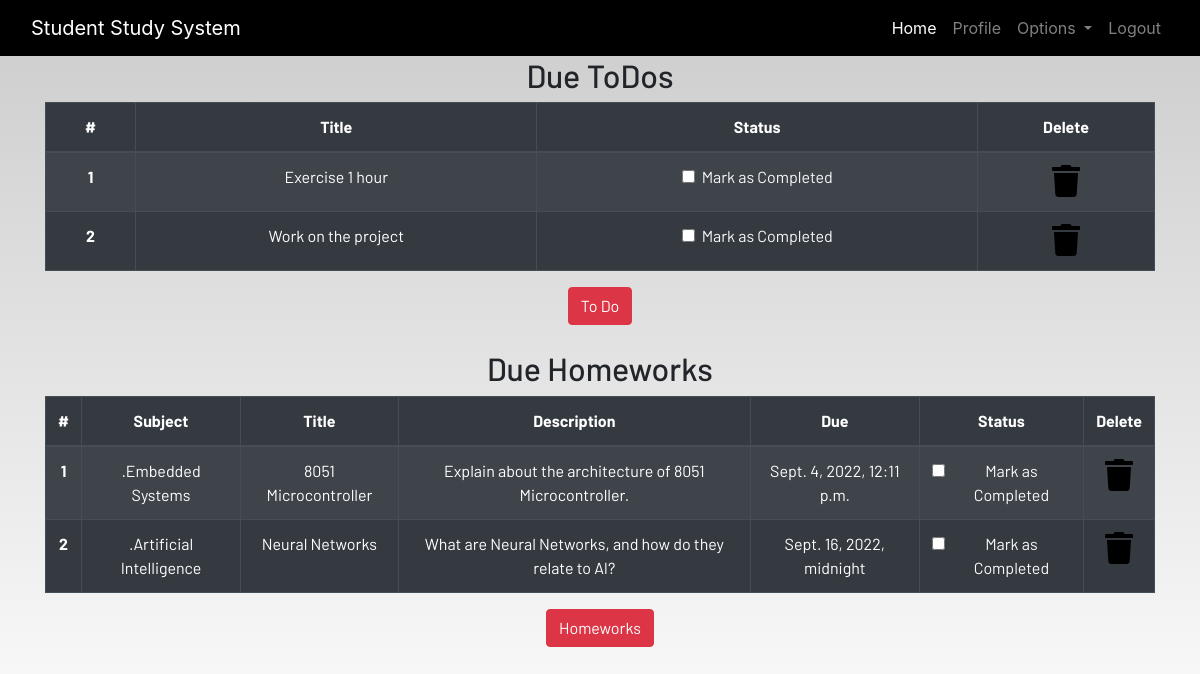
/profile/ (signed in), run on the app's committed database.
### dashboard/models.py (models this page shows, shortened)
class Todo(models.Model):
    user = models.ForeignKey(User,on_delete=models.CASCADE)
    title = models.CharField(max_length=100)
    is_finished = models.BooleanField(default=False)

class Homework(models.Model):
    user = models.ForeignKey(User,on_delete=models.CASCADE)
    subject = models.CharField(max_length=60)
    title = models.CharField(max_length=100)
    description = models.TextField()
    due = models.DateTimeField()
    is_finished = models.BooleanField(default=False)

### dashboard/views.py (the view)
# urls.py: path('profile/',dash_views.profile,name='profile'),
@login_required
def profile(request):
    homeworks = Homework.objects.filter(is_finished=False,user=request.user)
    todos = Todo.objects.filter(is_finished=False,user=request.user)
    if len(homeworks) == 0:
        homework_done = True
    else:
        homework_done = False
    if len(todos) == 0:
        todos_done = True
    else:
        todos_done = False
    context = {
        'homeworks' : homeworks,
        'todos'     : todos,
        'homework_done':homework_done,
        'todos_done' : todos_done
    }
    return render(request,'dashboard/profile.html',context)

### dashboard/templates/dashboard/profile.html
{% extends 'dashboard/base.html' %}
{% load static %}
{% load crispy_forms_tags %}
{% block content %}
<section class="text-center">
    <div class="container">
        {% if not todos_done %}
        <h2>Due ToDos</h2>
        <table class="table table-striped table-bordered table-hover table-dark">
            <thead>
                <tr>
                    <th scope="col">#</th>
                    <th scope="col">Title</th>
                    <th scope="col">Status</th>
                    <th scope="col">Delete</th>
                </tr>
            </thead>
            <tbody>
                {% for todo in todos %}
                <tr>
                    <th scope="row">{{forloop.counter}}</th>
                    <td>{{todo.title}}</td>
                    <td>
                        <a href="{% url 'update_todo' todo.id %}">
                            <div class="form-check">
                                {% if todo.is_finished == True %}
                                <input class="form-check-input" type="checkbox" value="" checked id=2>
                                {% else %}
                                <input class="form-check-input" type="checkbox" value="">
                                {% endif %}
                                <label class="form-check-label text-light" for="flexCheckDefault">
                                    Mark as Completed
                                </label>
                            </div>
                        </a>
                    </td>
                    <td><a href="{% url 'delete_todo' todo.id %}"><i class="fa fa-trash fa-2x"></i></a></td>
                </tr>
                {% endfor %}
            </tbody>
        </table>
    {% else %}
        <h3>All To dos are completed!!!!</h3>
{% endif %}
        <a href="{% url 'todo' %}" class="btn btn-danger">To Do</a>
        <br><br>
        {% if not homework_done %}
        <h2>Due Homeworks</h2>
        <table class="table table-striped table-bordered table-hover table-dark">
            <thead>
                <tr>
                    <th scope="col">#</th>
                    <th scope="col">Subject</th>
                    <th scope="col">Title</th>
                    <th scope="col">Description</th>
                    <th scope="col">Due</th>
                    <th scope="col">Status</th>
                    <th scope="col">Delete</th>
                </tr>
            </thead>
            <tbody>
                {% for homework in homeworks %}
                <tr>
                    <th scope="row">{{forloop.counter}}</th>
                    <td>.{{homework.subject}}</td>
                    <td>{{homework.title}}</td>
                    <td>{{homework.description}}</td>
                    <td>{{homework.due}}</td>
                    <td>
                        <a href="{% url 'update_homework' homework.id %}">
                            <div class="form-check">
                                {% if homework.is_finished == True %}
                                <input class="form-check-input" type="checkbox" value="" checked>
                                {% else %}
                                <input class="form-check-input" type="checkbox" value="">
                                {% endif %}
                                <label class="form-check-label text-light" for="flexCheckDefault">
                                    Mark as Completed
                                </label>
                            </div>
                        </a>
                    </td>
                    <td><a href="{% url 'delete_homework' homework.id %}"><i class="fa fa-trash fa-2x"></i></a></td>
                </tr>
                {% endfor %}
            </tbody>
        </table>
        {% else %}
        <h3>All To homeworks are completed!!!!</h3>
        {% endif %}
        <a href="{% url 'homework' %}" class="btn btn-danger">Homeworks</a>
    </div>
</section>
{% endblock content %}

### static/css/main.css (style rules this page uses)
html { scroll-behavior: smooth; height: 100%; width: 100%; }
a { text-decoration: none !important; color: black; }
html, body { max-width: 100%; overflow-x: hidden; height: 100%; width: 100%; }
body { background: linear-gradient(rgba(0, 0, 0, 0.2), rgba(255, 255, 255, 0.5)); overflow-x: hidden; background-repeat: no-repeat; }
.fa { color: black; }

### data on the page
Todo: title "Exercise 1 hour"
Todo: title "Work on the project"
Homework: subject "Embedded Systems", title "8051 Microcontroller", description "Explain about the architecture of 8051 Microcontroller.", due "Sept. 4, 2022, 12:11 p.m."
Homework: subject "Artificial Intelligence", title "Neural Networks", description "What are Neural Networks, and how do they relate to AI?", due "Sept. 16, 2022, midnight"
